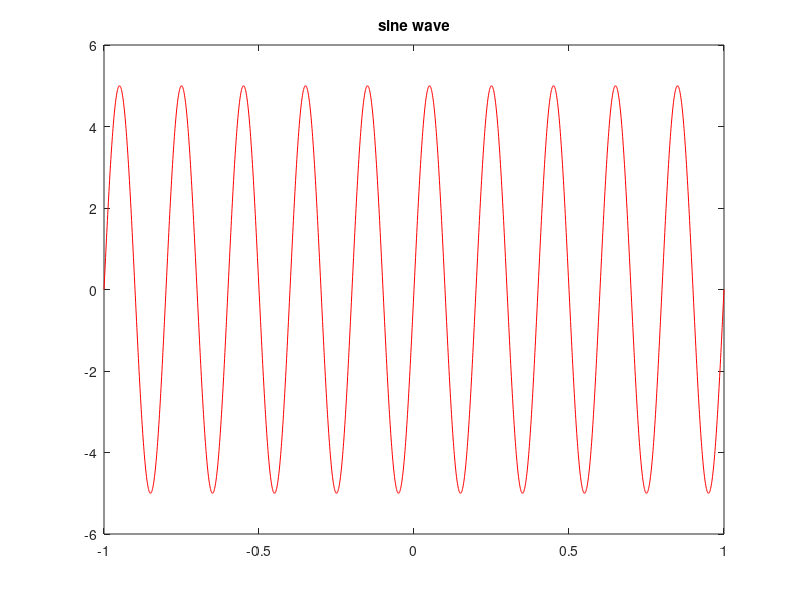

Reproduce this figure in MATLAB. (Note: this script raises an error after producing the figure.)
clc
close all
clear all
t=-1:0.001:1
vm=input('Input vm')
fm=input('Input fm')
m=vm*sin(2*pi*fm*t)
plot(t,m,'r')
title('sine wave')
XLABEL('time')
YLABEL('amplitude')
grid on;